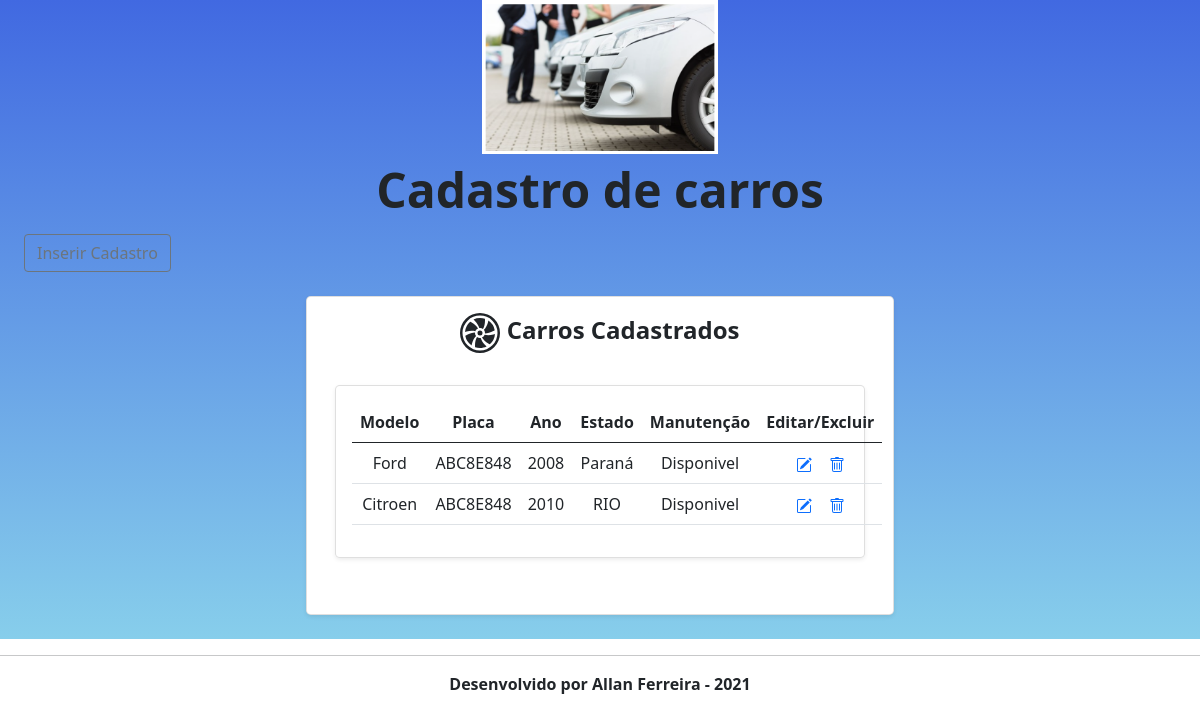
The page /cadastro.php on the database its author committed.
### tables this page shows
CREATE TABLE `cadastro_carro` (
  `id` int(11) NOT NULL,
  `modelo` varchar(20) NOT NULL,
  `placa` varchar(20) NOT NULL,
  `ano` int(10) NOT NULL,
  `estado` varchar(20) NOT NULL,
  `manutencao` varchar(20) NOT NULL,
  `data_inicio` datetime NOT NULL,
  `data_final` datetime NOT NULL
);

### listagem_car.php (the view, shortened to what this page needs)
<!DOCTYPE html>
<html lang="pt-br">
  <head>
    <link href="https://cdn.jsdelivr.net/npm/bootstrap@5.0.2/dist/css/bootstrap.min.css" rel="stylesheet">
  </head>
  <body>
      <div class="row row-cols-2 row-cols-md-1 mb-3 text-center">
      <div class="col">
        <div class="card mb-4 rounded-3 shadow-sm">
          <div class="card-body">
            <table class="table table-hover">
            <thead>
            <tr>
                <th scope="col">Modelo</th>
                <th scope="col">Placa</th>
                <th scope="col">Ano</th>
                <th scope="col">Estado</th>
                <th scope="col">Manutenção</th>
                <th scope="col">Editar/Excluir</th>
            </tr>
            </thead>
            <tbody>
            <?php
            include 'conecta.php';
            $pesquisa = mysqli_query($conn, "SELECT * FROM cadastro_carro");
            $row = mysqli_num_rows($pesquisa);
            if($row > 0){
                while($registro = $pesquisa-> fetch_array()){
                    $id = $registro['id'];
                    echo '<tr>';
                    echo '<td>'.$registro['modelo'].'</td>';
                    echo '<td>'.$registro['placa'].'</td>';
                    echo '<td>'.$registro['ano'].'</td>';
                    echo '<td>'.$registro['estado'].'</td>';
                    echo '<td>'.$registro['manutencao'].'</td>';
                    echo '<td><a href="edita.php?id='.$id.'"><svg xmlns="http://www.w3.org/2000/svg" width="16" height="16" fill="currentColor" class="bi bi-pencil-square" viewBox="0 0 16 16">
                    <path d="M15.502 1.94a.5.5 0 0 1 0 .706L14.459 3.69l-2-2L13.502.646a.5.5 0 0 1 .707 0l1.293 1.293zm-1.75 2.456-2-2L4.939 9.21a.5.5 0 0 0-.121.196l-.805 2.414a.25.25 0 0 0 .316.316l2.414-.805a.5.5 0 0 0 .196-.12l6.813-6.814z"/>
                    <path fill-rule="evenodd" d="M1 13.5A1.5 1.5 0 0 0 2.5 15h11a1.5 1.5 0 0 0 1.5-1.5v-6a.5.5 0 0 0-1 0v6a.5.5 0 0 1-.5.5h-11a.5.5 0 0 1-.5-.5v-11a.5.5 0 0 1 .5-.5H9a.5.5 0 0 0 0-1H2.5A1.5 1.5 0 0 0 1 2.5v11z"/>
                  </svg></a>&nbsp;&nbsp;&nbsp;
                  <a href="exclui.php?id='.$id.'"><svg xmlns="http://www.w3.org/2000/svg" width="16" height="16" fill="currentColor" class="bi bi-trash" viewBox="0 0 16 16">
                  <path d="M5.5 5.5A.5.5 0 0 1 6 6v6a.5.5 0 0 1-1 0V6a.5.5 0 0 1 .5-.5zm2.5 0a.5.5 0 0 1 .5.5v6a.5.5 0 0 1-1 0V6a.5.5 0 0 1 .5-.5zm3 .5a.5.5 0 0 0-1 0v6a.5.5 0 0 0 1 0V6z"/>
                  <path fill-rule="evenodd" d="M14.5 3a1 1 0 0 1-1 1H13v9a2 2 0 0 1-2 2H5a2 2 0 0 1-2-2V4h-.5a1 1 0 0 1-1-1V2a1 1 0 0 1 1-1H6a1 1 0 0 1 1-1h2a1 1 0 0 1 1 1h3.5a1 1 0 0 1 1 1v1zM4.118 4 4 4.059V13a1 1 0 0 0 1 1h6a1 1 0 0 0 1-1V4.059L11.882 4H4.118zM2.5 3V2h11v1h-11z"/>
                </svg></a></td>';
                    echo '</tr>';
                }
                echo '</tbody>';
                echo '</table>';
            }
            else {
                echo "Não há registros inseridos!!!";
                echo '</tbody>';
                echo '</table>';
            }
            ?>
          </div>
        </div>
      </div>
    </div>
    </div>
  </body>
</html>

### rows shown on the page
cadastro_carro: modelo "Ford", placa "ABC8E848", ano "2008", estado "Paraná", manutencao "Disponivel"
cadastro_carro: modelo "Citroen", placa "ABC8E848", ano "2010", estado "RIO", manutencao "Disponivel"
